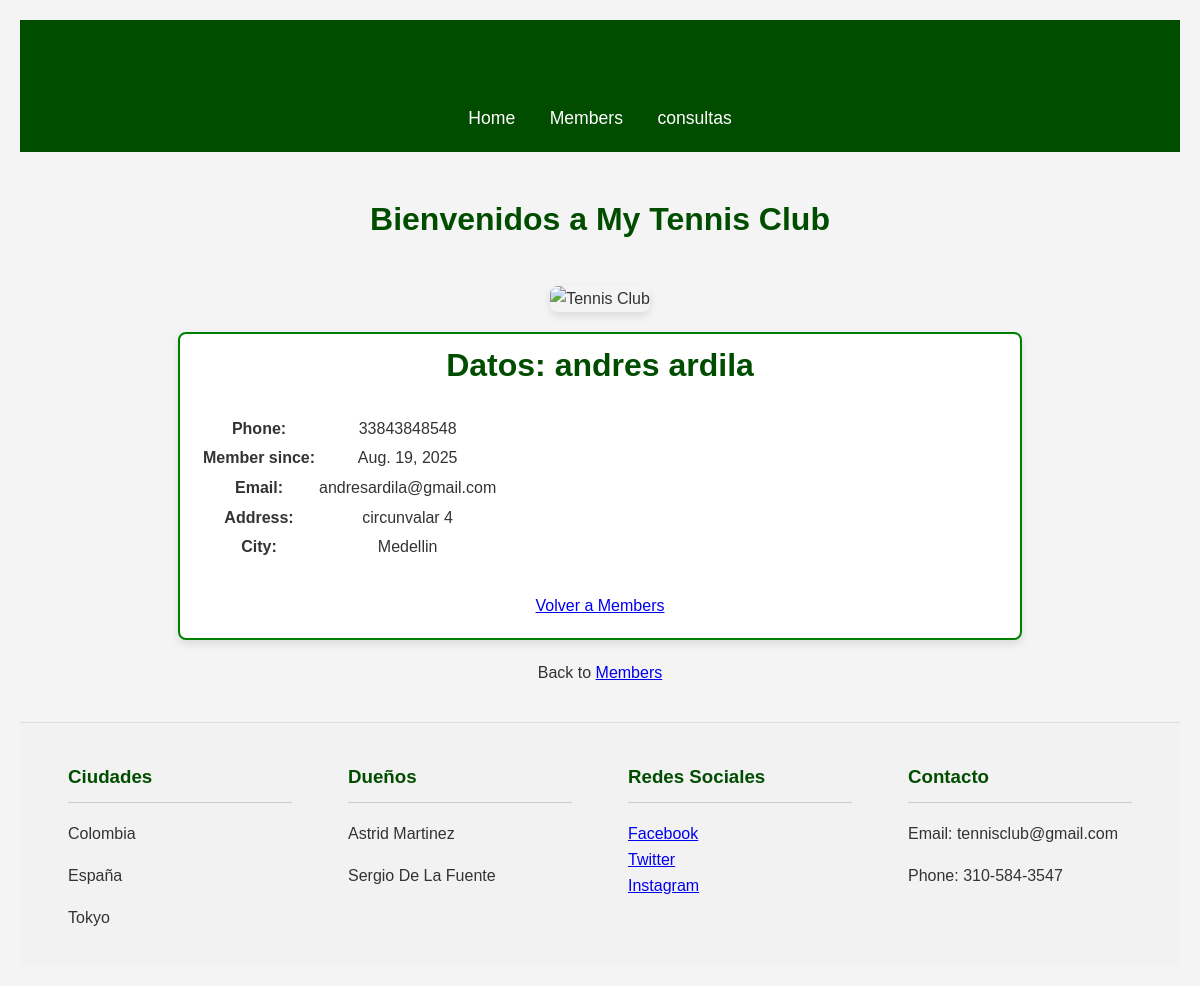
Page /members/details/4 on the earlier database version.
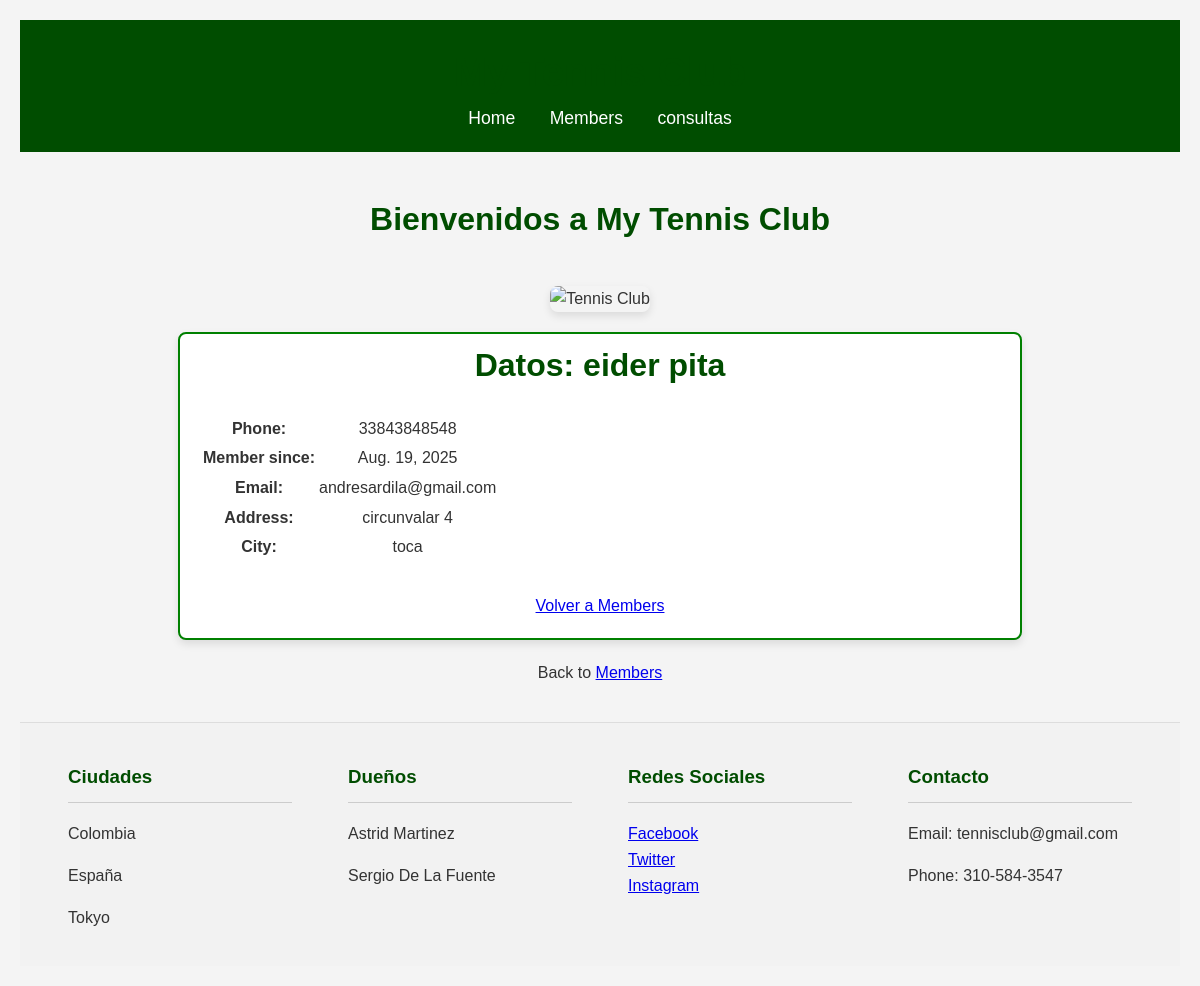
Same page on the later database version.
### members/models.py (models this page shows, shortened)
class Member(models.Model):
  firstname = models.CharField(max_length=255)
  lastname = models.CharField(max_length=255)
  phone = models.IntegerField(null=True)
  joined_date = models.DateField(null=True)
  email = models.EmailField(null=True)
  address = models.CharField(null=True)
  city = models.CharField(null=True)

### members/views.py (the view)
# urls.py: path('members/details/<int:id>', views.details, name='details'),
def details(request, id):
  try:
    mymember = Member.objects.get(id=id)
    template = loader.get_template('details.html')
    context = {
      'mymember': mymember,
    }
    return HttpResponse(template.render(context, request))
  except Member.DoesNotExist:
    template = loader.get_template('404.html')
    return HttpResponse(template.render({}, request), status=404)

### members/templates/details.html (shortened to what this page needs)
{% extends "master.html" %}
{% block content %}
<div class="contenido-principal">
  <div class="header-tenis" style="margin: -35px -35px 20px -35px;">
     <h1>Datos: {{ mymember.firstname }} {{ mymember.lastname }}</h1>
  </div>
  <table class="tabla">
    <tbody>
      <tr>
        <td><strong>Phone:</strong></td>
        <td>{{ mymember.phone }}</td>
      </tr>
      <tr>
        <td><strong>Member since:</strong></td>
        <td>{{ mymember.joined_date }}</td>
      </tr>
      <tr>
        <td><strong>Email:</strong></td>
        <td>{{ mymember.email }}</td>
      </tr>
      <tr>
        <td><strong>Address:</strong></td>
        <td>{{ mymember.address }}</td>
      </tr>
      <tr>
        <td><strong>City:</strong></td>
        <td>{{ mymember.city }}</td>
      </tr>
    </tbody>
  </table>
  <div style="text-align: center; margin-top: 30px;">
    <a href="/members" class="btn-saque">Volver a Members</a>
  </div>
</div>
<p>Back to <a href="/members">Members</a></p>
{% endblock %}

Differences in the rows shown:
changed Member "andresardila@gmail.com": firstname "andres" → "eider"; lastname "ardila" → "pita"; city "Medellin" → "toca"
